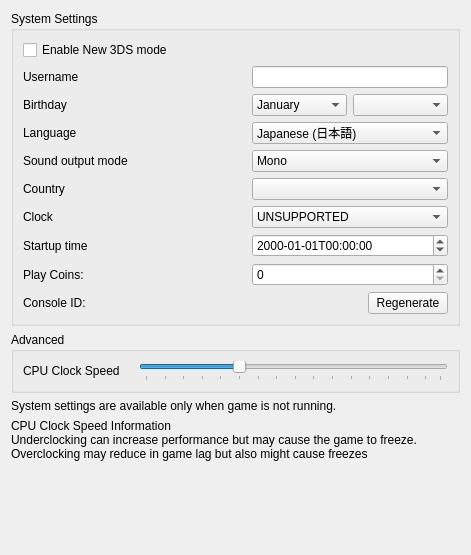
<?xml version="1.0" encoding="UTF-8"?>
<ui version="4.0">
 <class>ConfigureSystem</class>
 <widget class="QWidget" name="ConfigureSystem">
  <property name="geometry">
   <rect>
    <x>0</x>
    <y>0</y>
    <width>471</width>
    <height>555</height>
   </rect>
  </property>
  <property name="windowTitle">
   <string>Form</string>
  </property>
  <layout class="QHBoxLayout" name="horizontalLayout">
   <item>
    <layout class="QVBoxLayout" name="verticalLayout">
     <item>
      <widget class="QGroupBox" name="group_system_settings">
       <property name="title">
        <string>System Settings</string>
       </property>
       <layout class="QGridLayout" name="gridLayout">
        <item row="4" column="1">
         <widget class="QComboBox" name="combo_language">
          <property name="toolTip">
           <string>Note: this can be overridden when region setting is auto-select</string>
          </property>
          <item>
           <property name="text">
            <string>Japanese (日本語)</string>
           </property>
          </item>
          <item>
           <property name="text">
            <string>English</string>
           </property>
          </item>
          <item>
           <property name="text">
            <string>French (français)</string>
           </property>
          </item>
          <item>
           <property name="text">
            <string>German (Deutsch)</string>
           </property>
          </item>
          <item>
           <property name="text">
            <string>Italian (italiano)</string>
           </property>
          </item>
          <item>
           <property name="text">
            <string>Spanish (español)</string>
           </property>
          </item>
          <item>
           <property name="text">
            <string>Simplified Chinese (简体中文)</string>
           </property>
          </item>
          <item>
           <property name="text">
            <string>Korean (한국어)</string>
           </property>
          </item>
          <item>
           <property name="text">
            <string>Dutch (Nederlands)</string>
           </property>
          </item>
          <item>
           <property name="text">
            <string>Portuguese (português)</string>
           </property>
          </item>
          <item>
           <property name="text">
            <string>Russian (Русский)</string>
           </property>
          </item>
          <item>
           <property name="text">
            <string>Traditional Chinese (正體中文)</string>
           </property>
          </item>
         </widget>
        </item>
        <item row="2" column="1">
         <widget class="QLineEdit" name="edit_username">
          <property name="sizePolicy">
           <sizepolicy hsizetype="Preferred" vsizetype="Fixed">
            <horstretch>0</horstretch>
            <verstretch>0</verstretch>
           </sizepolicy>
          </property>
          <property name="maxLength">
           <number>10</number>
          </property>
         </widget>
        </item>
        <item row="2" column="0">
         <widget class="QLabel" name="label_username">
          <property name="text">
           <string>Username</string>
          </property>
         </widget>
        </item>
        <item row="5" column="1">
         <widget class="QComboBox" name="combo_sound">
          <item>
           <property name="text">
            <string>Mono</string>
           </property>
          </item>
          <item>
           <property name="text">
            <string>Stereo</string>
           </property>
          </item>
          <item>
           <property name="text">
            <string>Surround</string>
           </property>
          </item>
         </widget>
        </item>
        <item row="3" column="1">
         <layout class="QHBoxLayout" name="horizontalLayout_birthday2">
          <item>
           <widget class="QComboBox" name="combo_birthmonth">
            <item>
             <property name="text">
              <string>January</string>
             </property>
            </item>
            <item>
             <property name="text">
              <string>February</string>
             </property>
            </item>
            <item>
             <property name="text">
              <string>March</string>
             </property>
            </item>
            <item>
             <property name="text">
              <string>April</string>
             </property>
            </item>
            <item>
             <property name="text">
              <string>May</string>
             </property>
            </item>
            <item>
             <property name="text">
              <string>June</string>
             </property>
            </item>
            <item>
             <property name="text">
              <string>July</string>
             </property>
            </item>
            <item>
             <property name="text">
              <string>August</string>
             </property>
            </item>
            <item>
             <property name="text">
              <string>September</string>
             </property>
            </item>
            <item>
             <property name="text">
              <string>October</string>
             </property>
            </item>
            <item>
             <property name="text">
              <string>November</string>
             </property>
            </item>
            <item>
             <property name="text">
              <string>December</string>
             </property>
            </item>
           </widget>
          </item>
          <item>
           <widget class="QComboBox" name="combo_birthday"/>
          </item>
         </layout>
        </item>
        <item row="4" column="0">
         <widget class="QLabel" name="label_language">
          <property name="text">
           <string>Language</string>
          </property>
         </widget>
        </item>
        <item row="3" column="0">
         <widget class="QLabel" name="label_birthday">
          <property name="text">
           <string>Birthday</string>
          </property>
         </widget>
        </item>
        <item row="5" column="0">
         <widget class="QLabel" name="label_sound">
          <property name="text">
           <string>Sound output mode</string>
          </property>
         </widget>
        </item>
        <item row="6" column="1">
         <widget class="QComboBox" name="combo_country"/>
        </item>
        <item row="6" column="0">
         <widget class="QLabel" name="label_country">
          <property name="text">
           <string>Country</string>
          </property>
         </widget>
        </item>
        <item row="7" column="1">
         <widget class="QComboBox" name="combo_init_clock">
          <item>
           <property name="text">
            <string>UNSUPPORTED</string>
           </property>
          </item>
          <item>
           <property name="text">
            <string>Fixed Time</string>
           </property>
          </item>
         </widget>
        </item>
        <item row="7" column="0">
         <widget class="QLabel" name="label_init_clock">
          <property name="text">
           <string>Clock</string>
          </property>
         </widget>
        </item>
        <item row="8" column="0">
         <widget class="QLabel" name="label_init_time">
          <property name="text">
           <string>Startup time</string>
          </property>
         </widget>
        </item>
        <item row="9" column="1">
         <widget class="QSpinBox" name="spinBox_play_coins">
          <property name="maximum">
           <number>300</number>
          </property>
         </widget>
        </item>
        <item row="9" column="0">
         <widget class="QLabel" name="label_play_coins">
          <property name="text">
           <string>Play Coins:</string>
          </property>
         </widget>
        </item>
        <item row="12" column="1">
         <widget class="QPushButton" name="button_regenerate_console_id">
          <property name="sizePolicy">
           <sizepolicy hsizetype="Fixed" vsizetype="Fixed">
            <horstretch>0</horstretch>
            <verstretch>0</verstretch>
           </sizepolicy>
          </property>
          <property name="layoutDirection">
           <enum>Qt::RightToLeft</enum>
          </property>
          <property name="text">
           <string>Regenerate</string>
          </property>
         </widget>
        </item>
        <item row="12" column="0">
         <widget class="QLabel" name="label_console_id">
          <property name="text">
           <string>Console ID:</string>
          </property>
         </widget>
        </item>
        <item row="8" column="1">
         <widget class="QDateTimeEdit" name="edit_init_time">
          <property name="displayFormat">
           <string>yyyy-MM-ddTHH:mm:ss</string>
          </property>
         </widget>
        </item>
        <item row="1" column="0">
         <widget class="QCheckBox" name="toggle_new_3ds">
          <property name="text">
           <string>Enable New 3DS mode</string>
          </property>
         </widget>
        </item>
       </layout>
      </widget>
     </item>
     <item>
      <widget class="QGroupBox" name="groupBox">
       <property name="title">
        <string>Advanced</string>
       </property>
       <layout class="QGridLayout" name="gridLayout_2">
        <item row="0" column="0">
         <widget class="QLabel" name="label_3">
          <property name="text">
           <string>CPU Clock Speed</string>
          </property>
         </widget>
        </item>
        <item row="0" column="2">
         <widget class="QSlider" name="slider_clock_speed">
          <property name="toolTip">
           <string>&lt;html&gt;&lt;body&gt;Changes the emulated CPU clock frequency.&lt;br&gt;Underclocking can increase performance but may cause the game to freeze.&lt;br&gt;Overclocking may reduce in game lag but also might cause freezes&lt;/body&gt;&lt;/html&gt;</string>
          </property>
          <property name="minimum">
           <number>0</number>
          </property>
          <property name="maximum">
           <number>79</number>
          </property>
          <property name="singleStep">
           <number>5</number>
          </property>
          <property name="pageStep">
           <number>15</number>
          </property>
          <property name="value">
           <number>25</number>
          </property>
          <property name="orientation">
           <enum>Qt::Horizontal</enum>
          </property>
          <property name="tickPosition">
           <enum>QSlider::TicksBelow</enum>
          </property>
         </widget>
        </item>
        <item row="0" column="1">
         <widget class="QLabel" name="clock_display_label">
          <property name="text">
           <string/>
          </property>
          <property name="alignment">
           <set>Qt::AlignRight|Qt::AlignTrailing|Qt::AlignVCenter</set>
          </property>
         </widget>
        </item>
       </layout>
      </widget>
     </item>
     <item>
      <layout class="QHBoxLayout" name="horizontalLayout_2"/>
     </item>
     <item>
      <widget class="QLabel" name="label_disable_info">
       <property name="text">
        <string>System settings are available only when game is not running.</string>
       </property>
       <property name="wordWrap">
        <bool>true</bool>
       </property>
      </widget>
     </item>
     <item>
      <widget class="QLabel" name="label_cpu_clock_info">
       <property name="text">
        <string>&lt;html&gt;&lt;head/&gt;&lt;body&gt;&lt;p&gt;CPU Clock Speed Information&lt;br/&gt;Underclocking can increase performance but may cause the game to freeze.&lt;br/&gt;Overclocking may reduce in game lag but also might cause freezes&lt;/p&gt;&lt;/body&gt;&lt;/html&gt;</string>
       </property>
       <property name="textFormat">
        <enum>Qt::RichText</enum>
       </property>
      </widget>
     </item>
     <item>
      <spacer name="verticalSpacer">
       <property name="orientation">
        <enum>Qt::Vertical</enum>
       </property>
       <property name="sizeHint" stdset="0">
        <size>
         <width>20</width>
         <height>40</height>
        </size>
       </property>
      </spacer>
     </item>
    </layout>
   </item>
  </layout>
 </widget>
 <resources/>
 <connections/>
</ui>
